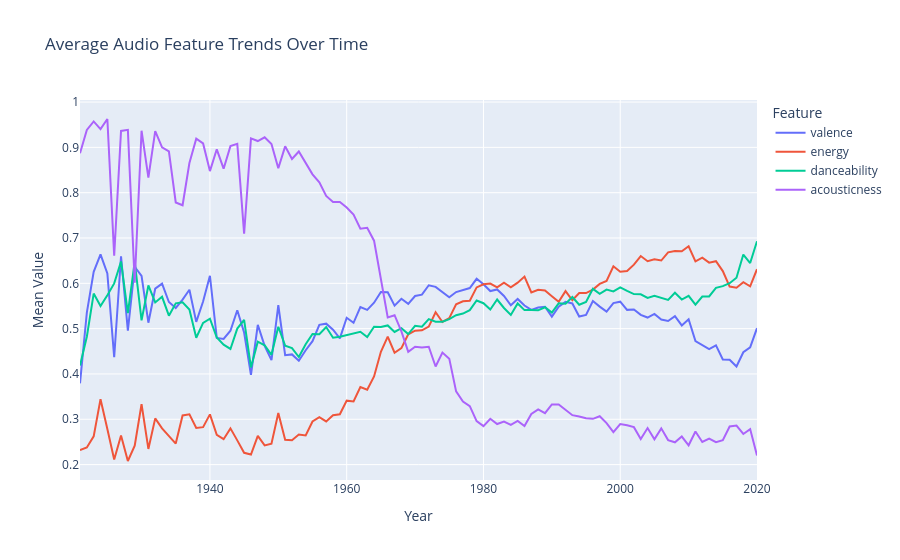

Write notebook code for a chart like this one.
### Markdown cell above
### 5.2 Trends Over Time

### Code cell
trend_features = ['valence', 'energy', 'danceability', 'acousticness']
year_mean = by_year.groupby('year')[trend_features].mean().reset_index()

fig = px.line(
    year_mean.melt(id_vars='year', value_vars=trend_features,
                   var_name='Feature', value_name='Average'),
    x='year', y='Average', color='Feature',
    title='Average Audio Feature Trends Over Time',
    labels={'year': 'Year', 'Average': 'Mean Value'}
)
fig.show()
